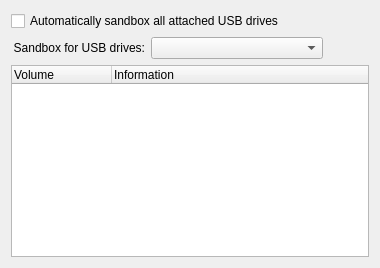
           <widget class="QWidget" name="tabUSB">
            <attribute name="title">
             <string>USB Drive Sandboxing</string>
            </attribute>
            <layout class="QGridLayout" name="gridLayout_23">
             <item row="0" column="0">
              <layout class="QGridLayout" name="gridLayout_12">
               <item row="1" column="1" colspan="2">
                <widget class="QComboBox" name="cmbUsbSandbox">
                 <property name="editable">
                  <bool>false</bool>
                 </property>
                </widget>
               </item>
               <item row="2" column="0" colspan="4">
                <widget class="QTreeWidget" name="treeVolumes">
                 <column>
                  <property name="text">
                   <string>Volume</string>
                  </property>
                 </column>
                 <column>
                  <property name="text">
                   <string>Information</string>
                  </property>
                 </column>
                </widget>
               </item>
               <item row="1" column="0">
                <widget class="QLabel" name="label_9">
                 <property name="text">
                  <string>Sandbox for USB drives:</string>
                 </property>
                 <property name="textFormat">
                  <enum>Qt::PlainText</enum>
                 </property>
                 <property name="alignment">
                  <set>Qt::AlignRight|Qt::AlignTrailing|Qt::AlignVCenter</set>
                 </property>
                 <property name="buddy">
                  <cstring>cmbUsbSandbox</cstring>
                 </property>
                </widget>
               </item>
               <item row="0" column="0" colspan="2">
                <widget class="QCheckBox" name="chkSandboxUsb">
                 <property name="text">
                  <string>Automatically sandbox all attached USB drives</string>
                 </property>
                </widget>
               </item>
               <item row="1" column="3">
                <spacer name="horizontalSpacer_13">
                 <property name="orientation">
                  <enum>Qt::Horizontal</enum>
                 </property>
                 <property name="sizeHint" stdset="0">
                  <size>
                   <width>40</width>
                   <height>20</height>
                  </size>
                 </property>
                </spacer>
               </item>
              </layout>
             </item>
            </layout>
           </widget>
